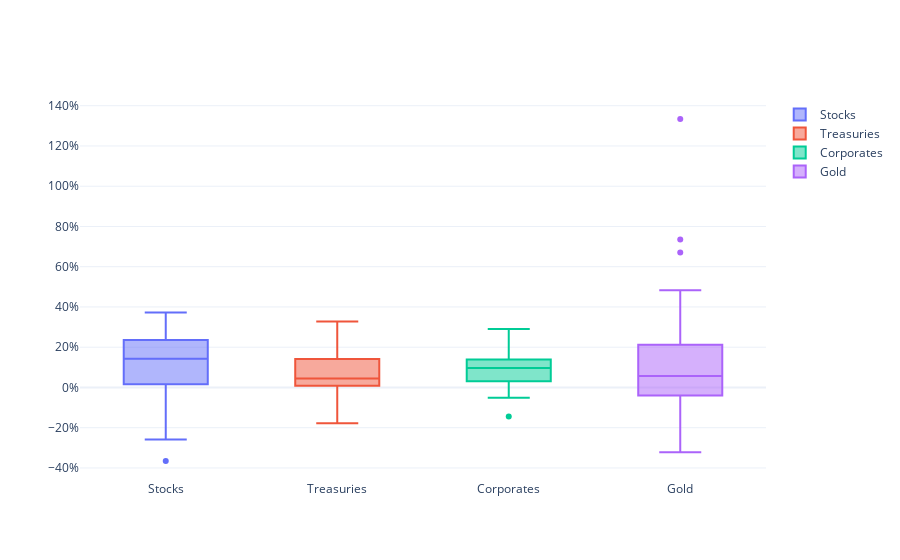

The code cell stored with this chart in its notebook:
### Markdown cell above
# FIGURE 1 (BOXPLOTS)

### Code cell
import plotly.graph_objects as go 

traces = []
for asset in df.columns:
    trace = go.Box(
        y=df[asset].to_numpy(),
        name=asset,
        hovertemplate="%{y:.1%}<extra></extra>"
    )
    traces.append(trace)

fig = go.Figure()
for trace in traces:
    fig.add_trace(trace)
    
fig.update_layout(
    yaxis_tickformat=".0%",
    template="plotly_white"
)
fig.show()
